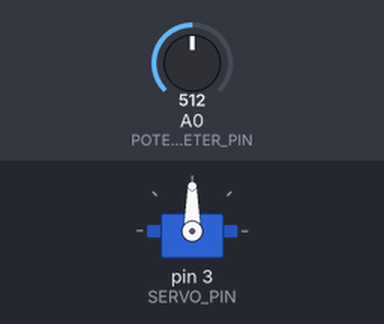
This sketch was run on a simulated Arduino Uno, built with avr-gcc and run on an emulated ATmega328P. On the bench: servo. The test bench sets the inputs (shaded band); at power-on: A0 (POTENTIOMETER_PIN) = 512.

Above: at 1.2 s.
1.3 s: A0 (POTENTIOMETER_PIN) set to 716
At 1.8 s:
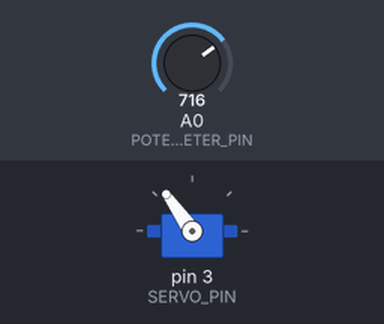
2.8 s: A0 (POTENTIOMETER_PIN) set to 900
At 3.8 s:
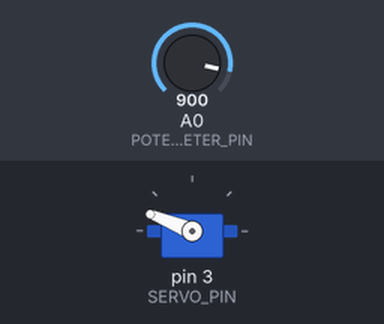
4.3 s: A0 (POTENTIOMETER_PIN) set to 1023
At 5.2 s:
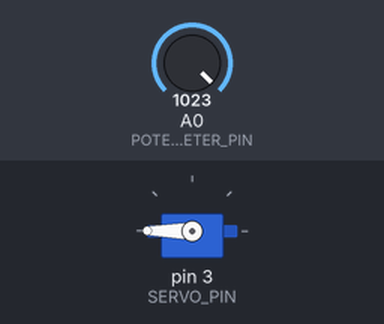
5.8 s: A0 (POTENTIOMETER_PIN) set to 306
At 6.1 s:
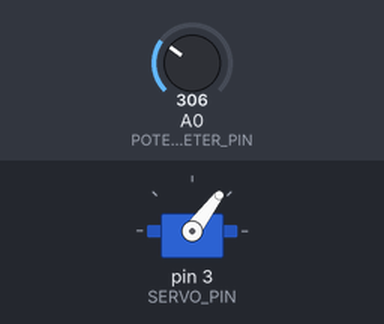
7.3 s: A0 (POTENTIOMETER_PIN) set to 122
At 8.7 s:
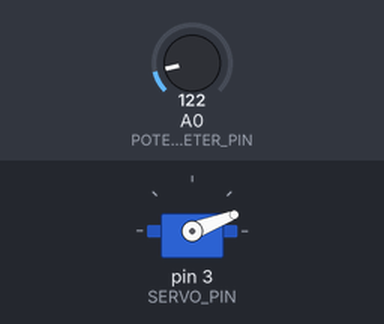
Timing chart, 0 to 9.8 s (numbered marks = the images above; inputs shaded):
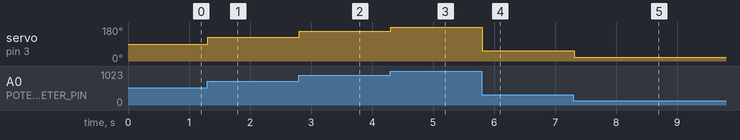

Measured:
- after the input at 1.3 s, servo on pin 3 (SERVO_PIN): 90° → 125° at once
- after the input at 2.8 s, servo on pin 3 (SERVO_PIN): 125° → 158° at once
- after the input at 4.3 s, servo on pin 3 (SERVO_PIN): 158° → 180° at once
- after the input at 5.8 s, servo on pin 3 (SERVO_PIN): 180° → 53° at once
- after the input at 7.3 s, servo on pin 3 (SERVO_PIN): 53° → 21° at once

The sketch:

task2.ino
```cpp
/*
 * AUTHOR: BANDAR KHALED SALEH BAWODOOD
 * DATE: 26/7/2026
 *
 *
 * Project: Servo Motor Control with Potentiometer
 *
 * Requirement:
 *    1- Rotate the servo based on potentiometer value
•*    2- Map analog input (0–1023) → servo angle (0–180)
 *
 */
#include <Servo.h>

Servo myservo;

#define SERVO_PIN             3
#define POTENTIOMETER_PIN     A0


void setup() {
  // put your setup code here, to run once:
  myservo.attach(SERVO_PIN);
  pinMode(POTENTIOMETER_PIN, INPUT);
}

void loop() {
  // put your main code here, to run repeatedly:
  int val = analogRead(POTENTIOMETER_PIN);
  int angle = map(val, 0, 1023, 0, 180);

  myservo.write(angle);
  delay(15);
}
```
